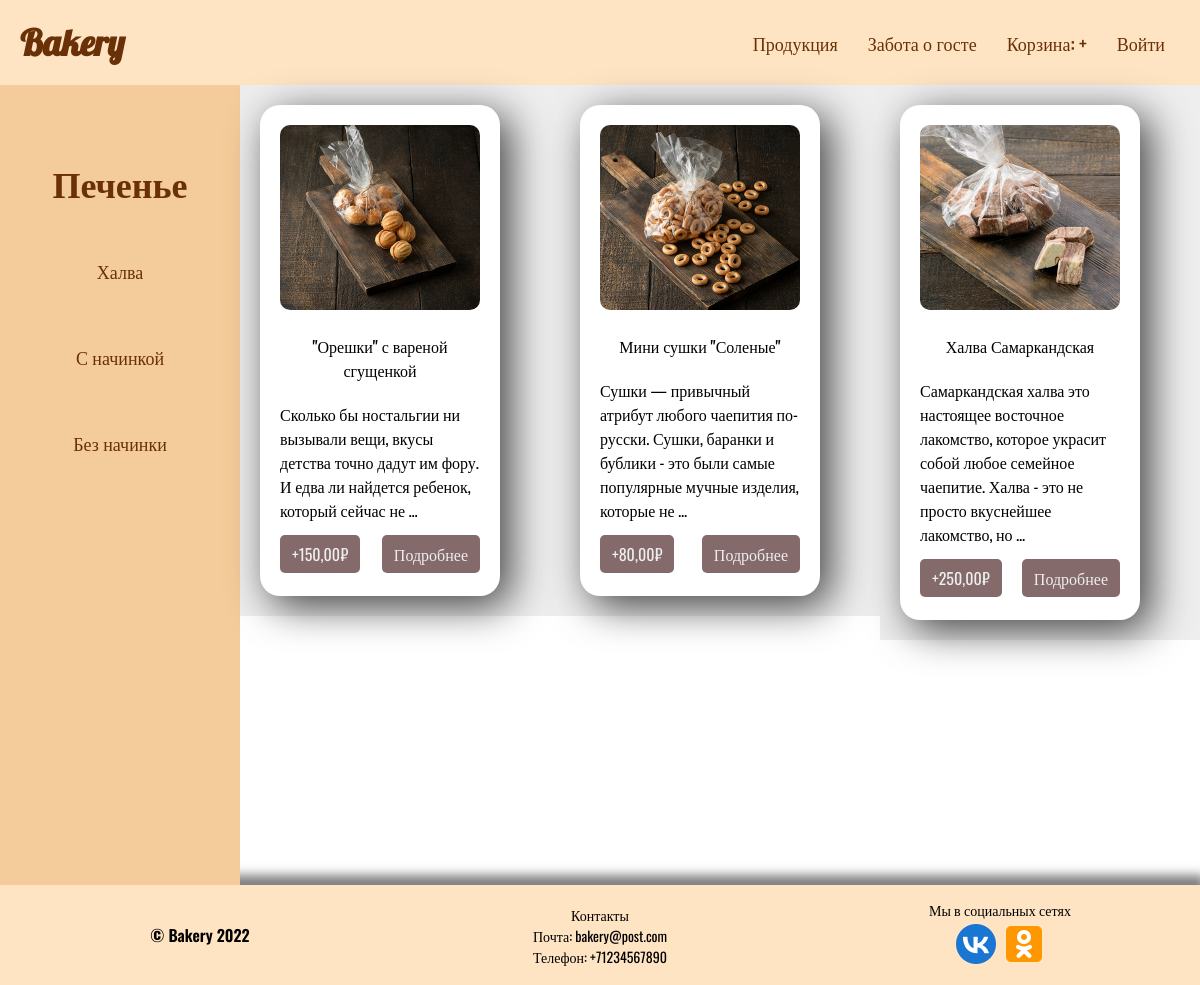
The app's page /category/cookie/ with its own data.
### catalog/models.py (models this page shows, shortened)
class Category(models.Model):
    title = models.CharField(max_length=100, db_index=True, verbose_name='Название')
    slug = models.SlugField(max_length=100, unique=True, db_index=True, verbose_name='URL')
    objects = CategoryManager()
    def __str__(self):
        return self.title

class Product(models.Model):
    MIN_RESOLUTION = (400, 400)
    MAX_RESOLUTION = (1000, 1000)
    MAX_IMAGE_SIZE = 3145728
    class Meta:
        abstract = True
    title = models.CharField(max_length=150, db_index=True, verbose_name='Название')
    slug = models.SlugField(max_length=150, unique=True, db_index=True, verbose_name='URL')
    description = models.TextField(verbose_name='Описание', null=True)
    structure = models.TextField(verbose_name='Состав', null=True)
    weight = models.SmallIntegerField(verbose_name='Вес')
    image = models.ImageField(upload_to="image/%Y/%m/%d", verbose_name='Изображение')
    price = models.DecimalField(max_digits=10, decimal_places=2, verbose_name='Цена')
    category = models.ForeignKey('Category', on_delete=models.CASCADE, verbose_name='Категория')

class Cookie(Product):
    type = models.CharField(max_length=100, null=True, verbose_name='Вид печенья')
    def __str__(self):
        return f'{self.category.title}: {self.title}'

### catalog/views.py (the view)
# urls.py: path('category/<str:slug>/', CategoryDetailView.as_view(), name='product_category'),
class CategoryDetailView(CategoryDetailMixin, DetailView):
    def get(self, request, *args, **kwargs):
        category = Category.objects.get(slug=kwargs['slug'])
        products = LatestProducts.objects.get_products_for_category(kwargs['slug'])
        types = list(set(prod.type for prod in products))
        context = {
            'category': category,
            'products': products,
            'types': types,
        }
        print(context)
        return render(request, 'catalog/product_category.html', context)

### catalog/models.py (called while the page is built)
    @staticmethod
    def get_products_for_category(*args, **kwargs):
        products = []
        ct_models = ContentType.objects.filter(model__in=args)
        for ct_model in ct_models:
            model_products = ct_model.model_class()._base_manager.all()
            print(model_products)
            products.extend(model_products)
        return products

    def get_queryset(self):
        return super().get_queryset()

### catalog/templates/catalog/product_category.html
{% extends 'catalog/base.html' %}
{% block content %}
{% load static %}
<link rel="stylesheet" href="{% static 'catalog/css/product_category.css' %}" type="text/css">
<div class="conteiner">
        <div class="sidebar">
            <div class="sidebar-inner">
                <div class="sidebar-title">
                    {{ category.title }}
                </div>
                {% for type in types %}
                <ul class="sidebar-menu">
                    <li class="sidebar-menu-item"><a class="sidebar-menu-link" href="#">{{ type }}</a></li>
                {% endfor %}
                </ul>
            </div>
        </div>
        {% for product in products %}
        <div class="content">
            <div class="content-inner">
                <div class="cart">
                    <div class="cart-img-box">
                        <img class='cart-img' src="{{ product.image.url }}">
                    </div>
                    <div class="cart-title">
                        {{ product.title }}
                    </div>
                    <div class="cart-content">
                        {{ product.description|truncatewords:20 }}
                    </div>
                    <ul class="btn-keeper">
                        <li class="content-btn"><a class="btn" href="#">+{{product.price}}₽</a></li>
                        <li class="content-btn"><a class="btn" href="#">Подробнее</a></li>
                    </ul>
                </div>
            </div>
        </div>
        {% endfor %}
    </div>
{% endblock %}

### catalog/static/catalog/css/style.css (style rules this page uses)
html, body { margin: 0; padding: 0; }
* { box-sizing: border-box; }

### catalog/static/catalog/css/product_category.css (style rules this page uses)
.conteiner { width: 100%; min-height: 100vh; display: flex; }
.sidebar { min-width: 20%; padding-top: 40px; padding-bottom: 40px; display: flex; justify-content: center; background-color: rgb(244, 204, 155); }
.sidebar-inner { width: 100%; }
.sidebar-title { margin: 30px; text-align: center; font-family: Oswald; font-size: 36px; font-weight: 600; color: rgb(106, 49, 8); }
.sidebar-menu-item { margin-top: 20px; margin-bottom: 20px; list-style: none; }
.sidebar-menu-link { padding: 20px; display: flex; justify-content: center; text-decoration: none; color: rgb(106, 49, 8); transition: all .3s; }
.sidebar-menu { text-align: center; font-family: Oswald; font-size: 18px; font-weight: 500; }
.content { width: 80%; height: 100%; background-color: #eee; }
.content-inner { height: 100%; display: flex; flex-wrap: wrap; }
.cart { width: 240px; min-height: 400px; border-radius: 20px; margin: 20px; padding: 20px; background-color: #fff; box-shadow: 10px 10px 40px #434040; }
.cart-img { width: 200px; border-radius: 10px; box-sizing: border-box; }
.cart-title { margin-top: 20px; font-family: Oswald; font-size: 16px; font-weight: 500; text-align: center; }
.cart-content { margin-top: 20px; font-family: Oswald; font-size: 16px; font-weight: 400; }
.btn-keeper { display: flex; justify-content: space-between; align-items: center; }
.content-btn { margin-top: 20px; margin-bottom: 10px; list-style: none; }
.btn { background-color: #846A6A; padding: 7px 12px; text-decoration: none; color: #eee; font-family: Oswald; font-size: 16px; font-weight: 400; border-radius: 5px; }

### records on screen
Category: title "Печенье"
Cookie: types "Халва", image (picture), title "Халва Самаркандская", description "Самаркандская халва это настоящее восточное лакомство, которое украсит собой любое семейное чаепитие. Халва - это не просто вкуснейшее лакомство, но …", price "250,00"
Cookie: types "С начинкой", image (picture), title "\"Орешки\" с вареной сгущенкой", description "Сколько бы ностальгии ни вызывали вещи, вкусы детства точно дадут им фору. И едва ли найдется ребенок, который сейчас не …", price "150,00"
Cookie: types "Без начинки", image (picture), title "Мини сушки \"Соленые\"", description "Сушки — привычный атрибут любого чаепития по-русски. Сушки, баранки и бублики - это были самые популярные мучные изделия, которые не …", price "80,00"
